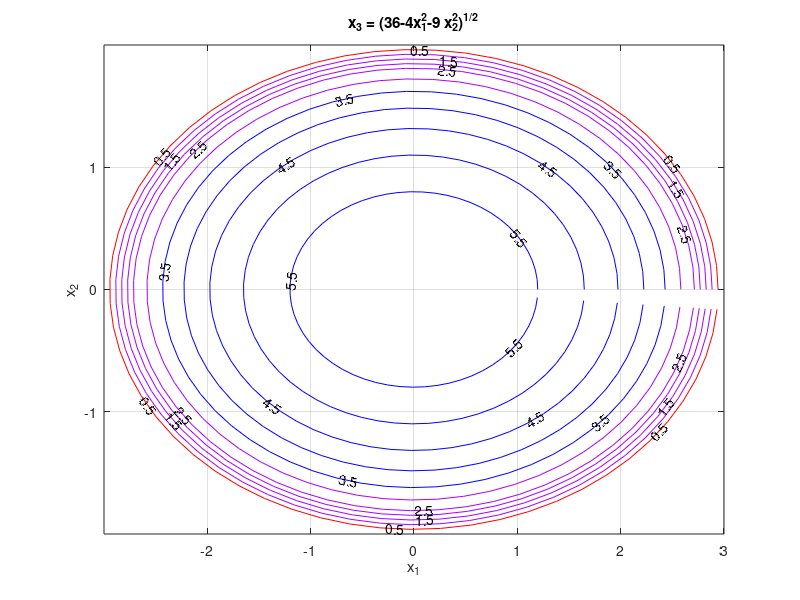

Recreate this plot in MATLAB.
% Contour plot for z = sqrt(36-4*x.^2 - 9*y.^2);
% We use elliptique coordinates because de domain is not square
% as required by the contour function

clf

colormap prism
[T,R] = meshgrid(0:.1:2*pi,0:.1:1);
X = 3*R.*cos(T);
Y = 2*R.*sin(T);
Z = real(sqrt(36 - 4*X.^2 - 9*Y.^2));
[C,h] = contour(X,Y,Z,[0.5 1 1.5 2 2.5 3 3.5 4 4.5 5 5.5 6]);
set(h,'ShowText','on','TextStep',get(h,'LevelStep')*2);
grid on
xlabel('x_1')
ylabel('x_2')
title('x_3 = (36-4x_1^2-9 x_2^2)^{1/2}')
